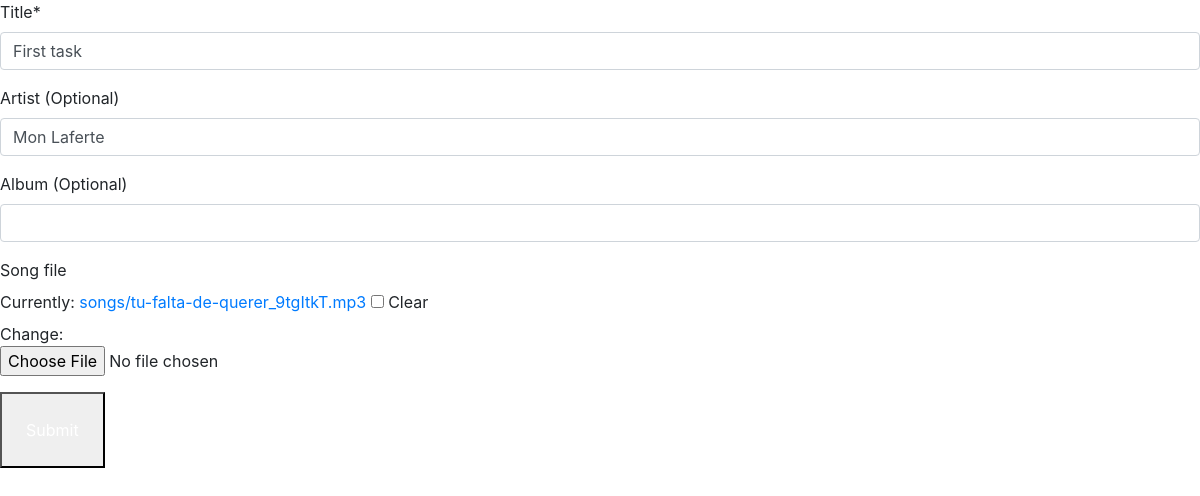
Page /song/3/ on the earlier database version.
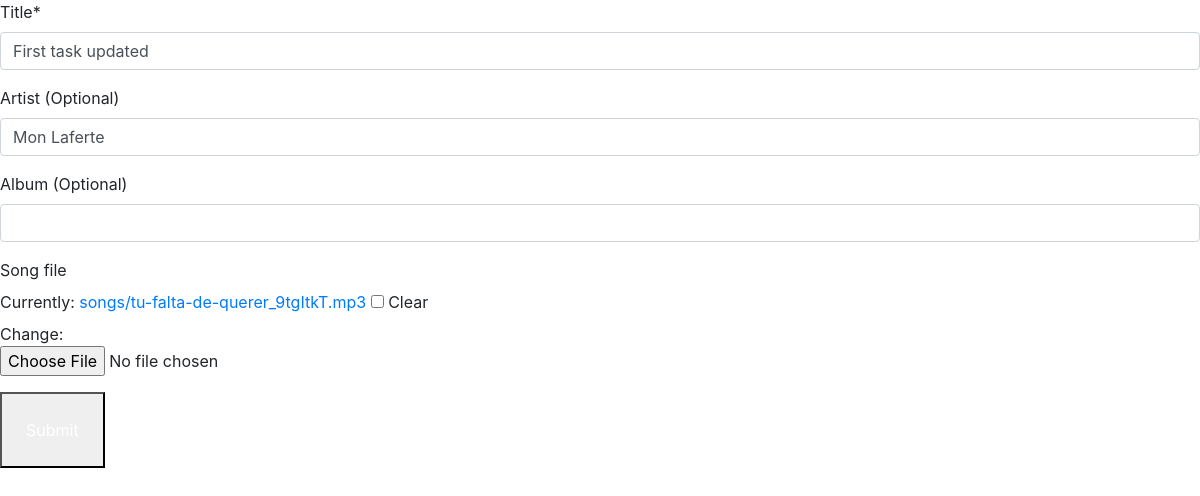
Same page on the later database version.
### songs/models.py (models this page shows, shortened)
class Song(models.Model):
    title = models.CharField(max_length=256)
    artist = models.CharField(max_length=256, null=True, blank=True)
    album = models.ForeignKey(Album, on_delete=models.SET_NULL, null=True, blank=True)
    time_length = models.DecimalField(max_digits=10, decimal_places=2, blank=True)
    audio_file = models.FileField(upload_to='songs', validators=[validate_is_audio], null=True, blank=True)

### songs/views.py (the view, shortened to what this page needs)
# urls.py: path('song/<int:id>/', upload_song_form, name='update'),
def upload_song_form(request, id=0):
    if request.method == 'GET':
        if id == 0:
            form = UploadSongForm()
        else:
            song = Song.objects.get(pk=id)
            form = UploadSongForm(instance=song)
        context = {'form':form}
        return render(request, 'songs/upload_song.html', context)

### songs/forms.py
class UploadSongForm(forms.ModelForm):
    album = forms.CharField(max_length=256, required=False, label='Album (Optional)')
    class Meta:
        model = Song
        fields = ['title','artist','audio_file',]
        labels = {
            'artist':'Artist (Optional)',
            'audio_file':'Song file',
        }

### songs/templates/songs/upload_song.html (shortened to what this page needs)
{% extends 'songs/home.html' %}
{% load crispy_forms_tags %}
{% block content %}
<form action="" method="post" enctype="multipart/form-data">
    {{form.title | as_crispy_field}}
    {{form.artist | as_crispy_field}}
    {{form.album | as_crispy_field}}
    {{form.audio_file | as_crispy_field}}
      <button class="bg-black p-4 text-white text-center ">
      </button>
  </form>
{% endblock %}

Differences in the rows shown:
changed Song "Mon Laferte": title "First task" → "First task updated"
